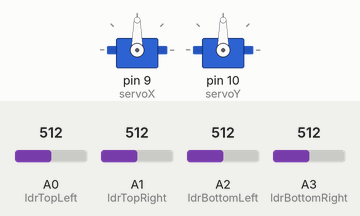
Simulated run of this sketch. Board: Arduino Uno, built with avr-gcc and run on an emulated ATmega328P. Shown: 2 × servo. The inputs (shaded band) are chosen by the test bench; at power-on: A0 (ldrTopLeft) = 512, A1 (ldrTopRight) = 512, A2 (ldrBottomLeft) = 512, A3 (ldrBottomRight) = 512.

Above: at 1.2 s.
1.3 s: A0 (ldrTopLeft) set to 596
2.8 s: A0 (ldrTopLeft) set to 623
At 3.97 s:
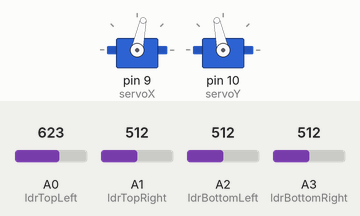
5.8 s: A1 (ldrTopRight) set to 716
At 5.98 s:
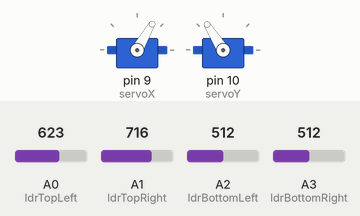
8.8 s: A2 (ldrBottomLeft) set to 696
11.8 s: A2 (ldrBottomLeft) set to 722
At 12.01 s:
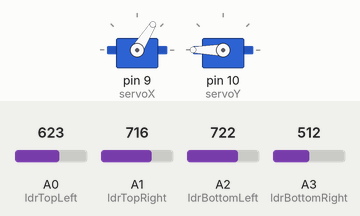
14.8 s: A3 (ldrBottomRight) set to 539
At 14.8 s:
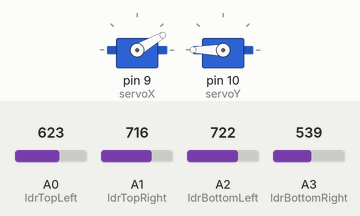
Timing chart, 0 to 17.3 s (numbered marks = the images above; inputs shaded):
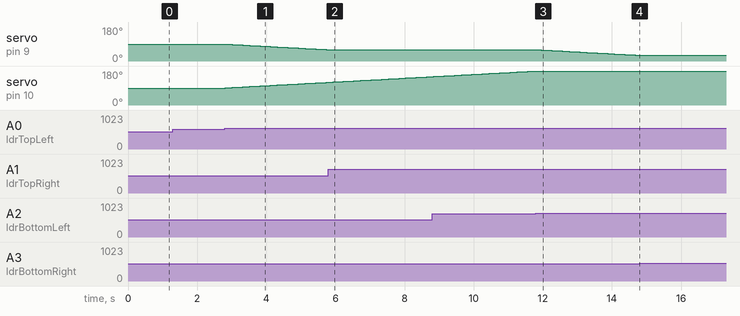

The sketch:

sketch_lnt_course_project.ino
```cpp
#include <Servo.h>

// Servo objects
Servo servoX;  // Horizontal
Servo servoY;  // Vertical

// LDR pins
int ldrTopLeft = A0;
int ldrTopRight = A1;
int ldrBottomLeft = A2;
int ldrBottomRight = A3;

// Servo positions
int posX = 90;  // Initial positions
int posY = 90;

void setup() {
  servoX.attach(9);  // Horizontal servo on pin 9
  servoY.attach(10); // Vertical servo on pin 10

  servoX.write(posX);
  servoY.write(posY);

  // Serial for debugging (optional)
  Serial.begin(9600);
}

void loop() {
  // Read LDR values
  int tl = analogRead(ldrTopLeft);
  int tr = analogRead(ldrTopRight);
  int bl = analogRead(ldrBottomLeft);
  int br = analogRead(ldrBottomRight);

  // Averages
  int topAvg = (tl + tr) / 2;
  int bottomAvg = (bl + br) / 2;
  int leftAvg = (tl + bl) / 2;
  int rightAvg = (tr + br) / 2;

  int threshold = 50;  // Sensitivity threshold

  // Vertical movement
  if (abs(topAvg - bottomAvg) > threshold) {
    if (topAvg > bottomAvg && posY < 180) {
      posY++;
    } else if (bottomAvg > topAvg && posY > 0) {
      posY--;
    }
    servoY.write(posY);
  }

  // Horizontal movement
  if (abs(leftAvg - rightAvg) > threshold) {
    if (leftAvg > rightAvg && posX > 0) {
      posX--;
    } else if (rightAvg > leftAvg && posX < 180) {
      posX++;
    }
    servoX.write(posX);
  }

  delay(100);  // Stabilize readings
}
```

Measured:
- the behaviour switches between 613 and 614 on A0 (ldrTopLeft) (found by bisection; images 0 and 1)
- the behaviour switches between 706 and 707 on A2 (ldrBottomLeft) (found by bisection; images 2 and 3)
- the behaviour switches between 527 and 528 on A3 (ldrBottomRight) (found by bisection; images 3 and 4)
- after the input at 1.3 s, every drawn part: stays the same
- after the input at 2.8 s, servo on pin 9 (servoX): moves from 90° to 60° over 2.9 s, starting at once; servo on pin 10 (servoY): moves from 90° to 120° over 2.9 s, starting at once
- after the input at 5.8 s, servo on pin 9 (servoX): stays 60° (without the input it goes to 59° after 0.03 s)
- after the input at 11.8 s, servo on pin 9 (servoX): moves from 60° to 30° over 2.9 s, starting after 0.06 s
- after the input at 14.8 s, servo on pin 9 (servoX): stays 30° (without the input it goes to 29° after 0.08 s)
